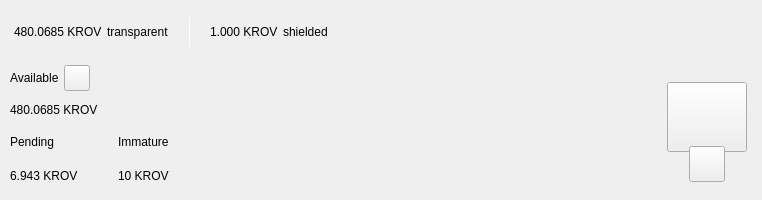
<?xml version="1.0" encoding="UTF-8"?>
<ui version="4.0">
 <class>TopBar</class>
 <widget class="QWidget" name="TopBar">
  <property name="geometry">
   <rect>
    <x>0</x>
    <y>0</y>
    <width>734</width>
    <height>200</height>
   </rect>
  </property>
  <property name="minimumSize">
   <size>
    <width>0</width>
    <height>200</height>
   </size>
  </property>
  <property name="maximumSize">
   <size>
    <width>16777215</width>
    <height>200</height>
   </size>
  </property>
  <property name="windowTitle">
   <string notr="true">N/A</string>
  </property>
  <layout class="QVBoxLayout" name="verticalLayout_10" stretch="0">
   <property name="spacing">
    <number>0</number>
   </property>
   <property name="leftMargin">
    <number>0</number>
   </property>
   <property name="topMargin">
    <number>0</number>
   </property>
   <property name="rightMargin">
    <number>0</number>
   </property>
   <property name="bottomMargin">
    <number>0</number>
   </property>
   <item>
    <widget class="PFBorderImage" name="containerTop">
     <layout class="QVBoxLayout" name="verticalLayout_11">
      <property name="spacing">
       <number>0</number>
      </property>
      <property name="leftMargin">
       <number>0</number>
      </property>
      <property name="topMargin">
       <number>0</number>
      </property>
      <property name="rightMargin">
       <number>0</number>
      </property>
      <property name="bottomMargin">
       <number>0</number>
      </property>
      <item>
       <widget class="QWidget" name="top_container_2" native="true">
        <property name="minimumSize">
         <size>
          <width>0</width>
          <height>65</height>
         </size>
        </property>
        <layout class="QHBoxLayout" name="top_container">
         <property name="spacing">
          <number>0</number>
         </property>
         <property name="leftMargin">
          <number>14</number>
         </property>
         <property name="topMargin">
          <number>0</number>
         </property>
         <property name="rightMargin">
          <number>14</number>
         </property>
         <property name="bottomMargin">
          <number>0</number>
         </property>
         <item alignment="Qt::AlignVCenter">
          <widget class="QWidget" name="widgetTopAmount" native="true">
           <property name="sizePolicy">
            <sizepolicy hsizetype="Preferred" vsizetype="Maximum">
             <horstretch>0</horstretch>
             <verstretch>0</verstretch>
            </sizepolicy>
           </property>
           <layout class="QHBoxLayout" name="horizontalLayout_5">
            <property name="spacing">
             <number>5</number>
            </property>
            <property name="leftMargin">
             <number>0</number>
            </property>
            <property name="topMargin">
             <number>0</number>
            </property>
            <property name="rightMargin">
             <number>0</number>
            </property>
            <property name="bottomMargin">
             <number>0</number>
            </property>
            <item alignment="Qt::AlignTop">
             <widget class="QLabel" name="labelAmountTopPiv">
              <property name="minimumSize">
               <size>
                <width>0</width>
                <height>36</height>
               </size>
              </property>
              <property name="styleSheet">
               <string notr="true">padding:0px;margin:0px;</string>
              </property>
              <property name="text">
               <string notr="true">480.0685 KROV</string>
              </property>
             </widget>
            </item>
            <item>
             <widget class="QLabel" name="labelTrans">
              <property name="text">
               <string>transparent</string>
              </property>
             </widget>
            </item>
            <item>
             <spacer name="horizontalSpacer_11">
              <property name="orientation">
               <enum>Qt::Horizontal</enum>
              </property>
              <property name="sizeType">
               <enum>QSizePolicy::Fixed</enum>
              </property>
              <property name="sizeHint" stdset="0">
               <size>
                <width>15</width>
                <height>20</height>
               </size>
              </property>
             </spacer>
            </item>
            <item alignment="Qt::AlignVCenter">
             <widget class="QLabel" name="typeSpacerTop">
              <property name="minimumSize">
               <size>
                <width>1</width>
                <height>30</height>
               </size>
              </property>
              <property name="maximumSize">
               <size>
                <width>1</width>
                <height>30</height>
               </size>
              </property>
              <property name="styleSheet">
               <string notr="true">background-color:white;
padding:0px;
border:none;</string>
              </property>
              <property name="text">
               <string/>
              </property>
             </widget>
            </item>
            <item>
             <spacer name="horizontalSpacer_12">
              <property name="orientation">
               <enum>Qt::Horizontal</enum>
              </property>
              <property name="sizeType">
               <enum>QSizePolicy::Fixed</enum>
              </property>
              <property name="sizeHint" stdset="0">
               <size>
                <width>15</width>
                <height>20</height>
               </size>
              </property>
             </spacer>
            </item>
            <item alignment="Qt::AlignTop">
             <widget class="QLabel" name="labelAmountTopShieldedPiv">
              <property name="minimumSize">
               <size>
                <width>0</width>
                <height>36</height>
               </size>
              </property>
              <property name="text">
               <string notr="true">1.000 KROV</string>
              </property>
             </widget>
            </item>
            <item>
             <widget class="QLabel" name="labelShield">
              <property name="text">
               <string>shielded</string>
              </property>
             </widget>
            </item>
           </layout>
          </widget>
         </item>
         <item>
          <spacer name="horizontalSpacer">
           <property name="orientation">
            <enum>Qt::Horizontal</enum>
           </property>
           <property name="sizeHint" stdset="0">
            <size>
             <width>40</width>
             <height>20</height>
            </size>
           </property>
          </spacer>
         </item>
         <item>
          <layout class="QHBoxLayout" name="horizontalLayout_4">
           <property name="spacing">
            <number>12</number>
           </property>
           <property name="rightMargin">
            <number>0</number>
           </property>
           <item alignment="Qt::AlignRight">
            <widget class="QWidget" name="layoutSync" native="true">
             <property name="minimumSize">
              <size>
               <width>0</width>
               <height>36</height>
              </size>
             </property>
             <property name="maximumSize">
              <size>
               <width>16777215</width>
               <height>36</height>
              </size>
             </property>
             <layout class="QVBoxLayout" name="verticalLayout_9">
              <property name="leftMargin">
               <number>0</number>
              </property>
              <property name="topMargin">
               <number>0</number>
              </property>
              <property name="rightMargin">
               <number>0</number>
              </property>
              <property name="bottomMargin">
               <number>0</number>
              </property>
              <item>
               <widget class="ExpandableButton" name="pushButtonSync" native="true">
                <property name="minimumSize">
                 <size>
                  <width>36</width>
                  <height>36</height>
                 </size>
                </property>
                <property name="maximumSize">
                 <size>
                  <width>16777215</width>
                  <height>36</height>
                 </size>
                </property>
               </widget>
              </item>
             </layout>
            </widget>
           </item>
           <item>
            <widget class="ExpandableButton" name="pushButtonHDUpgrade" native="true">
             <property name="minimumSize">
              <size>
               <width>36</width>
               <height>36</height>
              </size>
             </property>
            </widget>
           </item>
           <item>
            <widget class="ExpandableButton" name="pushButtonStack" native="true">
             <property name="minimumSize">
              <size>
               <width>36</width>
               <height>36</height>
              </size>
             </property>
            </widget>
           </item>
           <item>
            <widget class="ExpandableButton" name="pushButtonColdStaking" native="true">
             <property name="minimumSize">
              <size>
               <width>36</width>
               <height>36</height>
              </size>
             </property>
            </widget>
           </item>
           <item>
            <widget class="ExpandableButton" name="pushButtonConnection" native="true">
             <property name="minimumSize">
              <size>
               <width>36</width>
               <height>36</height>
              </size>
             </property>
            </widget>
           </item>
           <item>
            <widget class="ExpandableButton" name="pushButtonTor" native="true">
             <property name="minimumSize">
              <size>
               <width>36</width>
               <height>36</height>
              </size>
             </property>
            </widget>
           </item>
           <item>
            <widget class="ExpandableButton" name="pushButtonLock" native="true">
             <property name="sizePolicy">
              <sizepolicy hsizetype="Expanding" vsizetype="Expanding">
               <horstretch>0</horstretch>
               <verstretch>0</verstretch>
              </sizepolicy>
             </property>
             <property name="minimumSize">
              <size>
               <width>36</width>
               <height>0</height>
              </size>
             </property>
            </widget>
           </item>
           <item>
            <widget class="ExpandableButton" name="pushButtonTheme" native="true">
             <property name="minimumSize">
              <size>
               <width>36</width>
               <height>36</height>
              </size>
             </property>
             <property name="maximumSize">
              <size>
               <width>16777215</width>
               <height>36</height>
              </size>
             </property>
            </widget>
           </item>
           <item>
            <widget class="ExpandableButton" name="pushButtonFAQ" native="true">
             <property name="minimumSize">
              <size>
               <width>36</width>
               <height>36</height>
              </size>
             </property>
            </widget>
           </item>
          </layout>
         </item>
        </layout>
       </widget>
      </item>
      <item>
       <widget class="QWidget" name="bottom_container" native="true">
        <property name="minimumSize">
         <size>
          <width>0</width>
          <height>135</height>
         </size>
        </property>
        <layout class="QHBoxLayout" name="botton_container">
         <property name="leftMargin">
          <number>10</number>
         </property>
         <property name="topMargin">
          <number>0</number>
         </property>
         <property name="rightMargin">
          <number>10</number>
         </property>
         <property name="bottomMargin">
          <number>10</number>
         </property>
         <item>
          <layout class="QVBoxLayout" name="verticalLayout_7">
           <property name="spacing">
            <number>0</number>
           </property>
           <property name="leftMargin">
            <number>0</number>
           </property>
           <property name="rightMargin">
            <number>30</number>
           </property>
           <item>
            <layout class="QVBoxLayout" name="verticalLayout_2">
             <item>
              <layout class="QHBoxLayout" name="horizontalLayoutContainerAvailable">
               <property name="spacing">
                <number>5</number>
               </property>
               <item>
                <widget class="QLabel" name="labelTitle1">
                 <property name="text">
                  <string>Available</string>
                 </property>
                </widget>
               </item>
               <item>
                <widget class="QPushButton" name="pushButtonBalanceInfo">
                 <property name="minimumSize">
                  <size>
                   <width>26</width>
                   <height>26</height>
                  </size>
                 </property>
                 <property name="maximumSize">
                  <size>
                   <width>26</width>
                   <height>26</height>
                  </size>
                 </property>
                 <property name="mouseTracking">
                  <bool>true</bool>
                 </property>
                 <property name="focusPolicy">
                  <enum>Qt::NoFocus</enum>
                 </property>
                 <property name="text">
                  <string notr="true"/>
                 </property>
                 <property name="iconSize">
                  <size>
                   <width>24</width>
                   <height>24</height>
                  </size>
                 </property>
                 <property name="shortcut">
                  <string notr="true"/>
                 </property>
                </widget>
               </item>
               <item>
                <spacer name="horizontalSpacer_4">
                 <property name="orientation">
                  <enum>Qt::Horizontal</enum>
                 </property>
                 <property name="sizeType">
                  <enum>QSizePolicy::MinimumExpanding</enum>
                 </property>
                 <property name="sizeHint" stdset="0">
                  <size>
                   <width>20</width>
                   <height>20</height>
                  </size>
                 </property>
                </spacer>
               </item>
              </layout>
             </item>
             <item>
              <widget class="QLabel" name="labelAmountPiv">
               <property name="text">
                <string notr="true">480.0685 KROV</string>
               </property>
              </widget>
             </item>
            </layout>
           </item>
           <item>
            <widget class="QWidget" name="container_imm_pend" native="true">
             <layout class="QHBoxLayout" name="horizontalLayout_2">
              <property name="spacing">
               <number>0</number>
              </property>
              <property name="leftMargin">
               <number>0</number>
              </property>
              <property name="topMargin">
               <number>0</number>
              </property>
              <property name="rightMargin">
               <number>0</number>
              </property>
              <property name="bottomMargin">
               <number>0</number>
              </property>
              <item alignment="Qt::AlignLeft">
               <widget class="QWidget" name="container_pending" native="true">
                <property name="sizePolicy">
                 <sizepolicy hsizetype="Minimum" vsizetype="Preferred">
                  <horstretch>0</horstretch>
                  <verstretch>0</verstretch>
                 </sizepolicy>
                </property>
                <layout class="QVBoxLayout" name="verticalLayout_3">
                 <property name="leftMargin">
                  <number>0</number>
                 </property>
                 <property name="topMargin">
                  <number>0</number>
                 </property>
                 <property name="rightMargin">
                  <number>0</number>
                 </property>
                 <property name="bottomMargin">
                  <number>0</number>
                 </property>
                 <item>
                  <widget class="QLabel" name="labelTitle3">
                   <property name="text">
                    <string>Pending</string>
                   </property>
                  </widget>
                 </item>
                 <item>
                  <widget class="QLabel" name="labelPendingPiv">
                   <property name="text">
                    <string notr="true">6.943 KROV</string>
                   </property>
                  </widget>
                 </item>
                </layout>
               </widget>
              </item>
              <item>
               <spacer name="horizontalSpacer_3">
                <property name="orientation">
                 <enum>Qt::Horizontal</enum>
                </property>
                <property name="sizeType">
                 <enum>QSizePolicy::Fixed</enum>
                </property>
                <property name="sizeHint" stdset="0">
                 <size>
                  <width>40</width>
                  <height>20</height>
                 </size>
                </property>
               </spacer>
              </item>
              <item alignment="Qt::AlignLeft">
               <widget class="QWidget" name="container_immature" native="true">
                <property name="sizePolicy">
                 <sizepolicy hsizetype="Minimum" vsizetype="Preferred">
                  <horstretch>0</horstretch>
                  <verstretch>0</verstretch>
                 </sizepolicy>
                </property>
                <layout class="QVBoxLayout" name="verticalLayout_4">
                 <property name="leftMargin">
                  <number>0</number>
                 </property>
                 <property name="topMargin">
                  <number>0</number>
                 </property>
                 <property name="rightMargin">
                  <number>0</number>
                 </property>
                 <property name="bottomMargin">
                  <number>0</number>
                 </property>
                 <item>
                  <widget class="QLabel" name="labelTitle4">
                   <property name="text">
                    <string>Immature</string>
                   </property>
                  </widget>
                 </item>
                 <item>
                  <widget class="QLabel" name="labelImmaturePiv">
                   <property name="text">
                    <string notr="true">10 KROV</string>
                   </property>
                  </widget>
                 </item>
                </layout>
               </widget>
              </item>
              <item>
               <spacer name="horizontalSpacer_5">
                <property name="orientation">
                 <enum>Qt::Horizontal</enum>
                </property>
                <property name="sizeHint" stdset="0">
                 <size>
                  <width>40</width>
                  <height>20</height>
                 </size>
                </property>
               </spacer>
              </item>
             </layout>
            </widget>
           </item>
          </layout>
         </item>
         <item>
          <spacer name="horizontalSpacer_2">
           <property name="orientation">
            <enum>Qt::Horizontal</enum>
           </property>
           <property name="sizeHint" stdset="0">
            <size>
             <width>40</width>
             <height>20</height>
            </size>
           </property>
          </spacer>
         </item>
         <item alignment="Qt::AlignHCenter|Qt::AlignVCenter">
          <widget class="QWidget" name="qrContainer" native="true">
           <property name="sizePolicy">
            <sizepolicy hsizetype="Preferred" vsizetype="Minimum">
             <horstretch>0</horstretch>
             <verstretch>0</verstretch>
            </sizepolicy>
           </property>
           <property name="minimumSize">
            <size>
             <width>90</width>
             <height>110</height>
            </size>
           </property>
           <property name="maximumSize">
            <size>
             <width>90</width>
             <height>110</height>
            </size>
           </property>
           <layout class="QVBoxLayout" name="containerQR">
            <property name="spacing">
             <number>0</number>
            </property>
            <property name="leftMargin">
             <number>5</number>
            </property>
            <property name="topMargin">
             <number>10</number>
            </property>
            <property name="rightMargin">
             <number>5</number>
            </property>
            <property name="bottomMargin">
             <number>0</number>
            </property>
            <item>
             <widget class="QPushButton" name="btnQr">
              <property name="minimumSize">
               <size>
                <width>70</width>
                <height>70</height>
               </size>
              </property>
              <property name="maximumSize">
               <size>
                <width>16777215</width>
                <height>70</height>
               </size>
              </property>
              <property name="focusPolicy">
               <enum>Qt::NoFocus</enum>
              </property>
              <property name="text">
               <string/>
              </property>
              <property name="iconSize">
               <size>
                <width>70</width>
                <height>70</height>
               </size>
              </property>
             </widget>
            </item>
            <item>
             <spacer name="verticalSpacer">
              <property name="orientation">
               <enum>Qt::Vertical</enum>
              </property>
              <property name="sizeType">
               <enum>QSizePolicy::Fixed</enum>
              </property>
              <property name="sizeHint" stdset="0">
               <size>
                <width>20</width>
                <height>20</height>
               </size>
              </property>
             </spacer>
            </item>
            <item alignment="Qt::AlignHCenter|Qt::AlignBottom">
             <widget class="QPushButton" name="pushButtonQR">
              <property name="minimumSize">
               <size>
                <width>36</width>
                <height>36</height>
               </size>
              </property>
              <property name="maximumSize">
               <size>
                <width>36</width>
                <height>36</height>
               </size>
              </property>
              <property name="focusPolicy">
               <enum>Qt::NoFocus</enum>
              </property>
              <property name="text">
               <string/>
              </property>
             </widget>
            </item>
           </layout>
          </widget>
         </item>
        </layout>
       </widget>
      </item>
     </layout>
    </widget>
   </item>
  </layout>
 </widget>
 <customwidgets>
  <customwidget>
   <class>ExpandableButton</class>
   <extends>QWidget</extends>
   <header>qt/krovacoin/expandablebutton.h</header>
   <container>1</container>
  </customwidget>
  <customwidget>
   <class>PFBorderImage</class>
   <extends>QFrame</extends>
   <header>qt/krovacoin/pfborderimage.h</header>
   <container>1</container>
  </customwidget>
 </customwidgets>
 <resources/>
 <connections/>
</ui>
